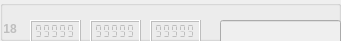
             <widget class="QGroupBox" name="markerBox_18">
              <property name="enabled">
               <bool>false</bool>
              </property>
              <property name="geometry">
               <rect>
                <x>0</x>
                <y>490</y>
                <width>341</width>
                <height>41</height>
               </rect>
              </property>
              <property name="title">
               <string notr="true"/>
              </property>
              <property name="flat">
               <bool>false</bool>
              </property>
              <widget class="QLCDNumber" name="X_18">
               <property name="geometry">
                <rect>
                 <x>30</x>
                 <y>20</y>
                 <width>51</width>
                 <height>23</height>
                </rect>
               </property>
               <property name="smallDecimalPoint">
                <bool>true</bool>
               </property>
               <property name="segmentStyle">
                <enum>QLCDNumber::Flat</enum>
               </property>
               <property name="value" stdset="0">
                <double>99999.000000000000000</double>
               </property>
              </widget>
              <widget class="QLCDNumber" name="Y_18">
               <property name="geometry">
                <rect>
                 <x>90</x>
                 <y>20</y>
                 <width>51</width>
                 <height>23</height>
                </rect>
               </property>
               <property name="smallDecimalPoint">
                <bool>true</bool>
               </property>
               <property name="segmentStyle">
                <enum>QLCDNumber::Flat</enum>
               </property>
               <property name="value" stdset="0">
                <double>99999.000000000000000</double>
               </property>
              </widget>
              <widget class="QLCDNumber" name="Z_18">
               <property name="geometry">
                <rect>
                 <x>150</x>
                 <y>20</y>
                 <width>51</width>
                 <height>23</height>
                </rect>
               </property>
               <property name="smallDecimalPoint">
                <bool>true</bool>
               </property>
               <property name="segmentStyle">
                <enum>QLCDNumber::Flat</enum>
               </property>
               <property name="value" stdset="0">
                <double>99999.000000000000000</double>
               </property>
              </widget>
              <widget class="QLineEdit" name="name_18">
               <property name="geometry">
                <rect>
                 <x>220</x>
                 <y>20</y>
                 <width>121</width>
                 <height>25</height>
                </rect>
               </property>
               <property name="sizePolicy">
                <sizepolicy hsizetype="Expanding" vsizetype="Fixed">
                 <horstretch>0</horstretch>
                 <verstretch>0</verstretch>
                </sizepolicy>
               </property>
              </widget>
              <widget class="QLabel" name="srn_18">
               <property name="enabled">
                <bool>false</bool>
               </property>
               <property name="geometry">
                <rect>
                 <x>0</x>
                 <y>20</y>
                 <width>21</width>
                 <height>17</height>
                </rect>
               </property>
               <property name="font">
                <font>
                 <weight>75</weight>
                 <bold>true</bold>
                </font>
               </property>
               <property name="text">
                <string> 18</string>
               </property>
              </widget>
             </widget>
